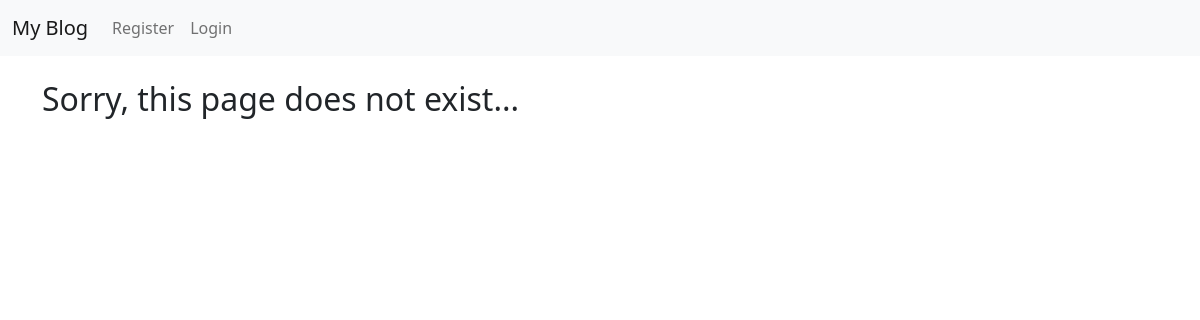
The app's page /category/coding/, older data.
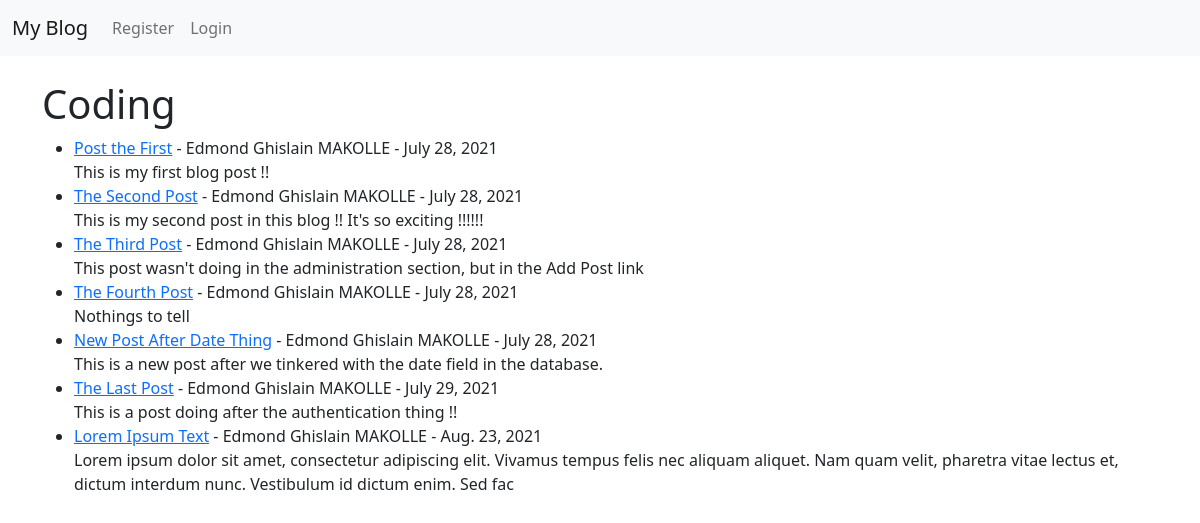
The same page, newer data.
### theblog/models.py (models this page shows, shortened)
class Post (models.Model):
    title = models.CharField(max_length=255)
    author = models.ForeignKey(User, on_delete=models.CASCADE)
    body = models.TextField()
    post_date = models.DateField(auto_now_add=True)
    category = models.CharField(max_length=255, default='Coding')

### theblog/views.py (the view)
# urls.py: path('category/<str:cats>/', CategoryView, name="category")
def CategoryView(request, cats):
    category_posts = Post.objects.filter(category=cats.replace('-', ' '))
    return render(request, 'categories.html', {'cats':cats.title().replace('-', ' '), 'category_posts':category_posts})

### theblog/templates/categories.html (shortened to what this page needs)
{% extends 'base.html' %}
{% block content %}
    {% if category_posts %}
        <h1>{{ cats }}</h1>
        <ul>
            {% for post in category_posts %}
                <li>
                    <a href="{% url 'article-detail' post.pk %}">{{ post.title}}</a> -
                    {{ post.author.first_name }} {{ post.author.last_name }} -
                    {{ post.post_date }}
                    <br>
                    {{ post.body | slice:":200" | safe }}  {% comment %} Le slice permet de determiner le nombre de lettre a afficher {% endcomment %}
                    <br>
                </li>
            {% endfor %}
        </ul>
    {% else %}
        <h2>Sorry, this page does not exist... </h2>
    {% endif %}
{% endblock %}

Row changes from the older to the newer data that the page shows:
now on this page (row edited): Post: title "Post the First", author.first_name "Edmond Ghislain", author.last_name "MAKOLLE", post_date "July 28, 2021", body "This is my first blog post !!"
now on this page (row edited): Post: title "The Second Post", author.first_name "Edmond Ghislain", author.last_name "MAKOLLE", post_date "July 28, 2021", body "This is my second post in this blog !! It's so exciting !!!!!!"
now on this page (row edited): Post: title "The Third Post", author.first_name "Edmond Ghislain", author.last_name "MAKOLLE", post_date "July 28, 2021", body "This post wasn't doing in the administration section, but in the Add Post link"
now on this page (row edited): Post: title "The Fourth Post", author.first_name "Edmond Ghislain", author.last_name "MAKOLLE", post_date "July 28, 2021", body "Nothings to tell"
now on this page (row edited): Post: title "New Post After Date Thing", author.first_name "Edmond Ghislain", author.last_name "MAKOLLE", post_date "July 28, 2021", body "This is a new post after we tinkered with the date field in the database."
now on this page (row edited): Post: title "The Last Post", author.first_name "Edmond Ghislain", author.last_name "MAKOLLE", post_date "July 29, 2021", body "This is a post doing after the authentication thing !!"
now on this page (row edited): Post: title "Lorem Ipsum Text", author.first_name "Edmond Ghislain", author.last_name "MAKOLLE", post_date "Aug. 23, 2021", body "Lorem ipsum dolor sit amet, consectetur adipiscing elit. Vivamus tempus felis nec aliquam aliquet. Nam quam velit, pharetra vitae lectus et, dictum interdum nunc. Vestibulum id dictum enim. Sed fac"
Text that changed along with them:
{{ cats }}: (not shown) → "Coding"
text no longer shown: "Sorry, this page does not exist..."
